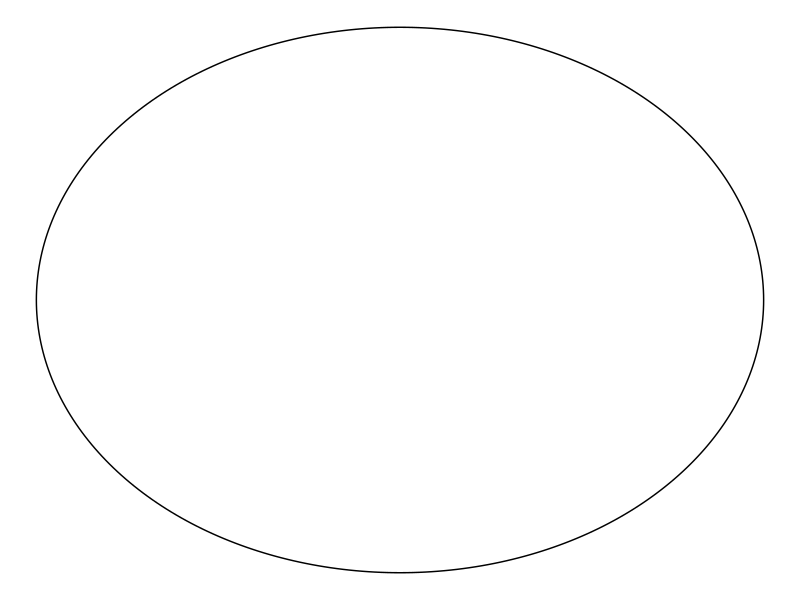
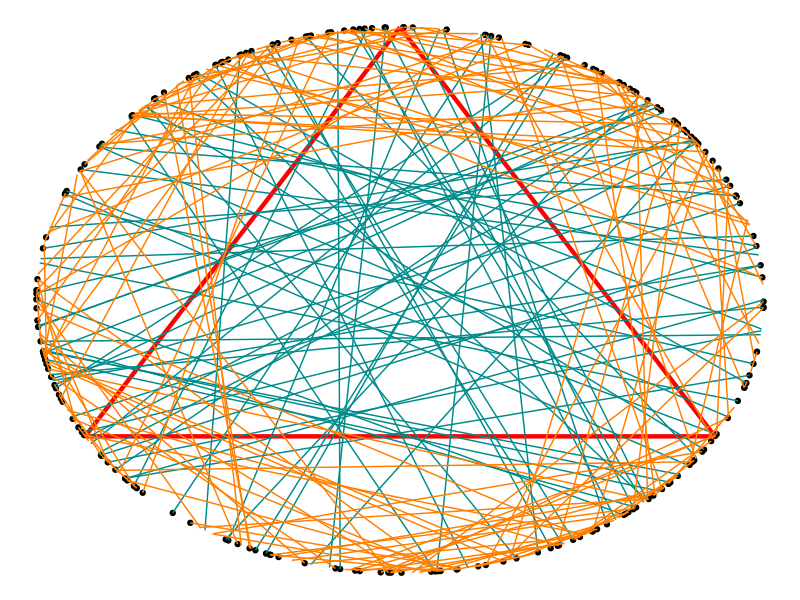
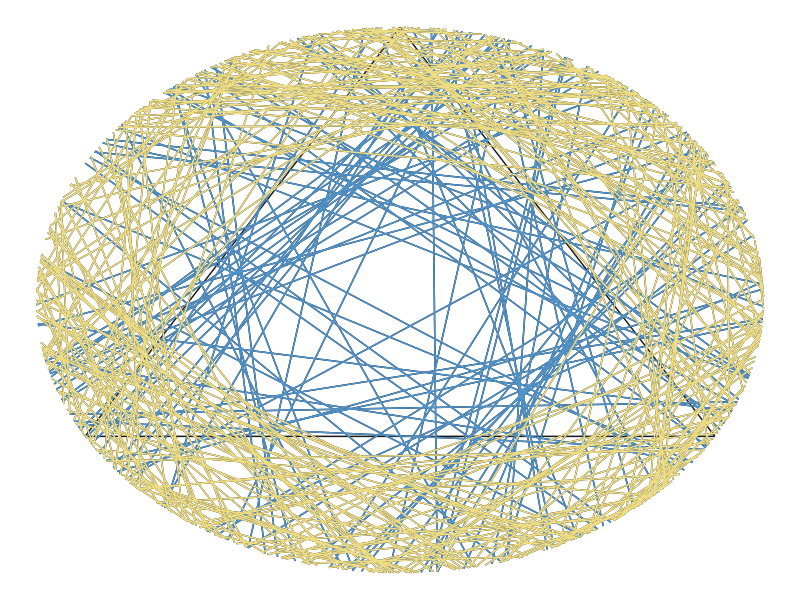
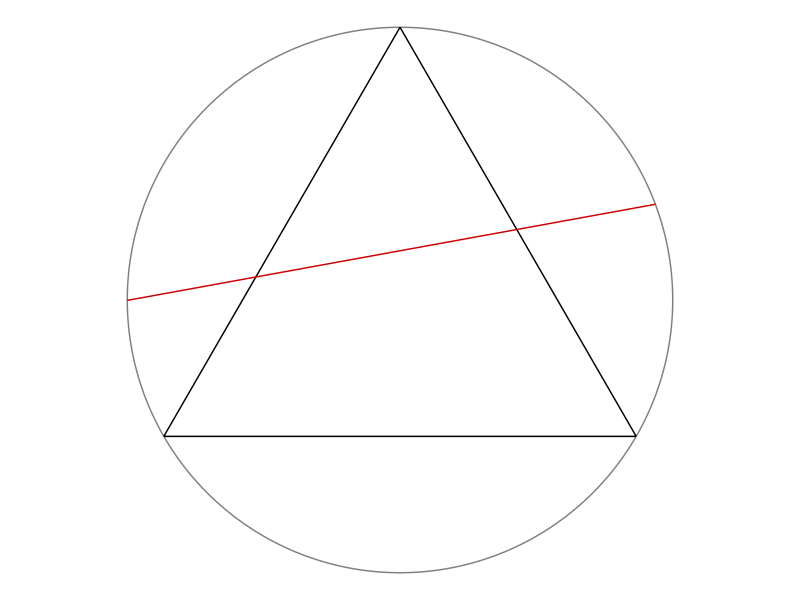

The R script that drew these images, in order:
# Instruction to students: You may clear the code in this file and replace it
# with your own.

library(tidyverse)
library(ggforce)
theme_set(theme_void())

# Draw a random chord in a unit circle centred at origin -----------------------

# Coordinates of equilateral triangle
eqtri_df <- tibble(
  x    = c(0, sqrt(3) / 2, -sqrt(3) / 2),
  y    = c(1, -0.5, -0.5),
  xend = c(sqrt(3) / 2, -sqrt(3) / 2, 0),
  yend = c(-0.5, -0.5, 1)
)

# Coordinates of random chord
rdmchr_df <- tibble(
  x    = 0.93636368,
  y    = 0.35103142,
  xend = -0.9999991,
  yend = -0.001326758
)

# Plot
p <- ggplot() +
  ggforce::geom_circle(aes(x0 = 0, y0 = 0, r = 1), col = "gray50") +
  geom_segment(data = eqtri_df, aes(x = x, y = y, xend = xend, yend = yend)) +
  geom_segment(data = rdmchr_df, aes(x = x, y = y, xend = xend, yend = yend),
               col = "red3") +
  coord_equal()

ggsave(p, file = "plot.png", height = 5, width = 7)

# Plot a circle
library(ggplot2)
library(ggforce)

data_circle <- data.frame(x0 = 0,
                          y0 = 0,
                          r = 1)

ggplot(data = data_circle, aes(x = x0, y = y0)) + 
  geom_circle(data = data_circle, aes(x0 = x0, y0 = y0, r=r))


# METHOD A (Random Endpoints) --------------------------------------------------
library(tidyverse)
library(ggforce)
library(ggplot2)
library(dplyr)

n <- 200 # number of chords - can change this

theta_1 <- runif(n, 0, 2*pi)
theta_2 <- runif(n, 0, 2*pi)
endpoint <- tibble(
  x1 = cos(theta_1),
  y1 = sin(theta_1),
  x2 = cos(theta_2),
  y2 = sin(theta_2))

eqtri_df <- tibble(
  x    = c(0, sqrt(3) / 2, -sqrt(3) / 2),
  y    = c(1, -0.5, -0.5),
  xend = c(sqrt(3) / 2, -sqrt(3) / 2, 0),
  yend = c(-0.5, -0.5, 1))

circle <- mutate(.data = endpoint, l = sqrt((x2 - x1)^2 + (y2 - y1)^2)) # add new column l

eqtri_df_new <- mutate(.data = eqtri_df, s = sqrt((xend - x)^2 + (yend - y)^2)) # add new column s

final_eqtri_df_new <- slice(.data = eqtri_df_new, 1) # only need 1 row as reference

s <- final_eqtri_df_new$s

final_table <- bind_cols(circle, s)
colnames(final_table)[6]  <- "s"

compare <- select(.data = final_table, l, s)
longer <- filter(.data = final_table, l > s)
shorter <- filter(.data = final_table, l < s)
print(longer)
chords_longer <- print(nrow(longer))

ggplot(data = endpoint, aes(x = x1, y = y1)) +
  #ggplot(data = data_circle, aes(x = x0, y = y0)) +
  #geom_circle(data = data_circle, aes(x0 = x0, y0 = y0, r=r)) +
  geom_point() + 
  geom_segment(data = eqtri_df, aes(x = x, y = y, xend = xend, yend = yend), col = "red", lwd = 1.5) +
  geom_segment(data = longer , aes(x = x1, y = y1, xend = x2, yend = y2), col = "darkcyan") + 
  geom_segment(data = shorter , aes(x = x1, y = y1, xend = x2, yend = y2), col = "darkorange1") 
#+
 #  + 
 # geom_circle(data = data_circle, aes(x0 = x0, y0 = y0, r=r))

# Using Principle of Indifference
prob = chords_longer/n
print(prob)


# METHOD B (Random Radial Points) ----------------------------------------------
library(tidyverse)
library(ggforce)
library(ggplot2)
library(dplyr)

n <- 150 # number of chords - can change this
r <- 1

theta_3 <- runif(n, 0, 2*pi) #runif to randomise angles
P <- runif(n,0,r) #runif to randomise radius
Q <- sqrt(r^2-P^2) 

# tibble of endpoints
endpoint <- tibble(
  x1 = P*cos(theta_3)+ Q*sin(theta_3),
  y1 = P*sin(theta_3)- Q*cos(theta_3),
  x2 = P*cos(theta_3)- Q*sin(theta_3),
  y2 = P*sin(theta_3)+ Q*cos(theta_3))

# tibble of equilateral triangle
eqtri_df <- tibble(
  x    = c(0, sqrt(3) / 2, -sqrt(3) / 2),
  y    = c(1, -0.5, -0.5),
  xend = c(sqrt(3) / 2, -sqrt(3) / 2, 0),
  yend = c(-0.5, -0.5, 1))

# new data for endpoints and size of triangle's lengths
endpoint_new <- mutate(.data = endpoint, l = sqrt((x2-x1)^2+(y2-y1)^2))
eqtri_df_new <- mutate(.data = eqtri_df, s = sqrt((xend-x)^2+(yend-y)^2))


final_eqtri_df_new <- slice(.data = eqtri_df_new, 1) # only need 1 row as reference

s <- final_eqtri_df_new$s #rename as s

final_table <- bind_cols(endpoint_new, s)
colnames(final_table)[6]  <- "s"

# Comparing lengths l and s
compare <- select(.data = final_table, l, s)
longer <- filter(.data = final_table, l > s)
shorter <- filter(.data = final_table, l < s)
print(longer) #only printing chords longer than side s of equilateral triangle
chords_longer <- print(nrow(longer))


# METHOD C (Random Midpoints) --------------------------------------------------
library(tidyverse)
library(ggforce)
library(ggplot2)
library(dplyr)

n <- 300
r <- 1

theta_C <- runif(n, 0, 2*pi)
V <- runif(n, 0, 1)
V1 <- sqrt(V)
U <- sqrt(r^2 - V1^2)

end_point <- tibble(
  x1 = V1*cos(theta_C) + U*sin(theta_C),
  y1 = V1*sin(theta_C) - U*cos(theta_C),
  x2 = V1*cos(theta_C) - U*sin(theta_C),
  y2 = V1*sin(theta_C) + U*cos(theta_C))

eqtri_df <- tibble(
  x    = c(0, sqrt(3) / 2, -sqrt(3) / 2),
  y    = c(1, -0.5, -0.5),
  xend = c(sqrt(3) / 2, -sqrt(3) / 2, 0),
  yend = c(-0.5, -0.5, 1))

end_point_new <- mutate(.data = end_point, l = sqrt((x2 - x1)^2 + (y2 - y1)^2))
eqtri_df_new <- mutate(.data = eqtri_df, s = sqrt((xend - x)^2 + (yend - y)^2))

final_eqtri_df_new <- slice(.data = eqtri_df_new, 1) # only need 1 row as reference

s <- final_eqtri_df_new$s

final_table <- bind_cols(end_point_new, s)
colnames(final_table)[6]  <- "s"

compare <- select(.data = final_table, l, s)
longer <- filter(.data = final_table, l > s)
shorter <- filter(.data = final_table, l < s)
print(longer)
chords_longer <- print(nrow(longer))

# Plot 
ggplot() +
  geom_segment(data = end_point, aes(x = x1, y = y1, xend = x2, yend = y2)) +
  geom_segment(data = eqtri_df, aes(x = x, y = y, xend = xend, yend = yend), col = "grey10") +
  geom_segment(data = longer , aes(x = x1, y = y1, xend = x2, yend = y2), col = "steelblue3") + 
  geom_segment(data = shorter , aes(x = x1, y = y1, xend = x2, yend = y2), col = "lightgoldenrod") 

# Calculate probability 
prob = chords_longer/n
print(prob)
